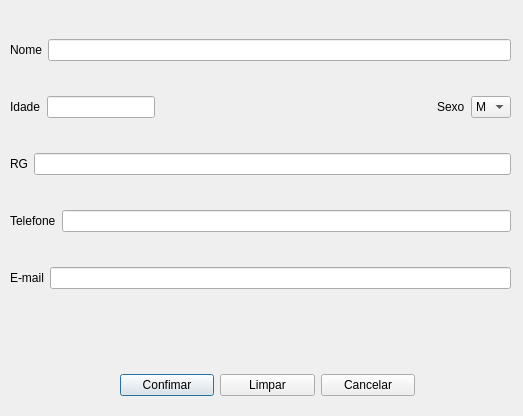
<?xml version="1.0" encoding="UTF-8"?>
<ui version="4.0">
 <class>cadastroclientes</class>
 <widget class="QDialog" name="cadastroclientes">
  <property name="geometry">
   <rect>
    <x>0</x>
    <y>0</y>
    <width>523</width>
    <height>416</height>
   </rect>
  </property>
  <property name="windowTitle">
   <string>Dialog</string>
  </property>
  <widget class="QWidget" name="layoutWidget">
   <property name="geometry">
    <rect>
     <x>120</x>
     <y>370</y>
     <width>295</width>
     <height>30</height>
    </rect>
   </property>
   <layout class="QHBoxLayout" name="horizontalLayout_13">
    <item>
     <widget class="QPushButton" name="btnConfirmar">
      <property name="text">
       <string>Confimar</string>
      </property>
     </widget>
    </item>
    <item>
     <widget class="QPushButton" name="btnLimpar">
      <property name="text">
       <string>Limpar</string>
      </property>
     </widget>
    </item>
    <item>
     <widget class="QPushButton" name="btnCancelar">
      <property name="text">
       <string>Cancelar</string>
      </property>
     </widget>
    </item>
   </layout>
  </widget>
  <widget class="QWidget" name="layoutWidget_2">
   <property name="geometry">
    <rect>
     <x>10</x>
     <y>10</y>
     <width>501</width>
     <height>311</height>
    </rect>
   </property>
   <layout class="QVBoxLayout" name="verticalLayout_3">
    <item>
     <layout class="QHBoxLayout" name="horizontalLayout_6">
      <item>
       <widget class="QLabel" name="label_7">
        <property name="text">
         <string>Nome</string>
        </property>
       </widget>
      </item>
      <item>
       <widget class="QLineEdit" name="txtNome"/>
      </item>
     </layout>
    </item>
    <item>
     <layout class="QHBoxLayout" name="horizontalLayout_12">
      <item>
       <layout class="QHBoxLayout" name="horizontalLayout_7">
        <item>
         <widget class="QLabel" name="label_8">
          <property name="text">
           <string>Idade</string>
          </property>
         </widget>
        </item>
        <item>
         <widget class="QLineEdit" name="txtIdade"/>
        </item>
       </layout>
      </item>
      <item>
       <spacer name="horizontalSpacer_4">
        <property name="orientation">
         <enum>Qt::Horizontal</enum>
        </property>
        <property name="sizeHint" stdset="0">
         <size>
          <width>40</width>
          <height>20</height>
         </size>
        </property>
       </spacer>
      </item>
      <item>
       <spacer name="horizontalSpacer_2">
        <property name="orientation">
         <enum>Qt::Horizontal</enum>
        </property>
        <property name="sizeHint" stdset="0">
         <size>
          <width>40</width>
          <height>20</height>
         </size>
        </property>
       </spacer>
      </item>
      <item>
       <spacer name="horizontalSpacer_3">
        <property name="orientation">
         <enum>Qt::Horizontal</enum>
        </property>
        <property name="sizeHint" stdset="0">
         <size>
          <width>40</width>
          <height>20</height>
         </size>
        </property>
       </spacer>
      </item>
      <item>
       <layout class="QHBoxLayout" name="horizontalLayout_11">
        <item>
         <widget class="QLabel" name="label_9">
          <property name="text">
           <string>Sexo</string>
          </property>
         </widget>
        </item>
        <item>
         <widget class="QComboBox" name="comboSexo">
          <item>
           <property name="text">
            <string>M</string>
           </property>
          </item>
          <item>
           <property name="text">
            <string>F</string>
           </property>
          </item>
         </widget>
        </item>
       </layout>
      </item>
     </layout>
    </item>
    <item>
     <layout class="QHBoxLayout" name="horizontalLayout_8">
      <item>
       <widget class="QLabel" name="label_10">
        <property name="text">
         <string>RG</string>
        </property>
       </widget>
      </item>
      <item>
       <widget class="QLineEdit" name="txtRG"/>
      </item>
     </layout>
    </item>
    <item>
     <layout class="QHBoxLayout" name="horizontalLayout_9">
      <item>
       <widget class="QLabel" name="label_11">
        <property name="text">
         <string>Telefone</string>
        </property>
       </widget>
      </item>
      <item>
       <widget class="QLineEdit" name="txtTelefone"/>
      </item>
     </layout>
    </item>
    <item>
     <layout class="QHBoxLayout" name="horizontalLayout_10">
      <item>
       <widget class="QLabel" name="label_12">
        <property name="text">
         <string>E-mail</string>
        </property>
       </widget>
      </item>
      <item>
       <widget class="QLineEdit" name="txtEmail"/>
      </item>
     </layout>
    </item>
   </layout>
  </widget>
 </widget>
 <resources/>
 <connections/>
</ui>
